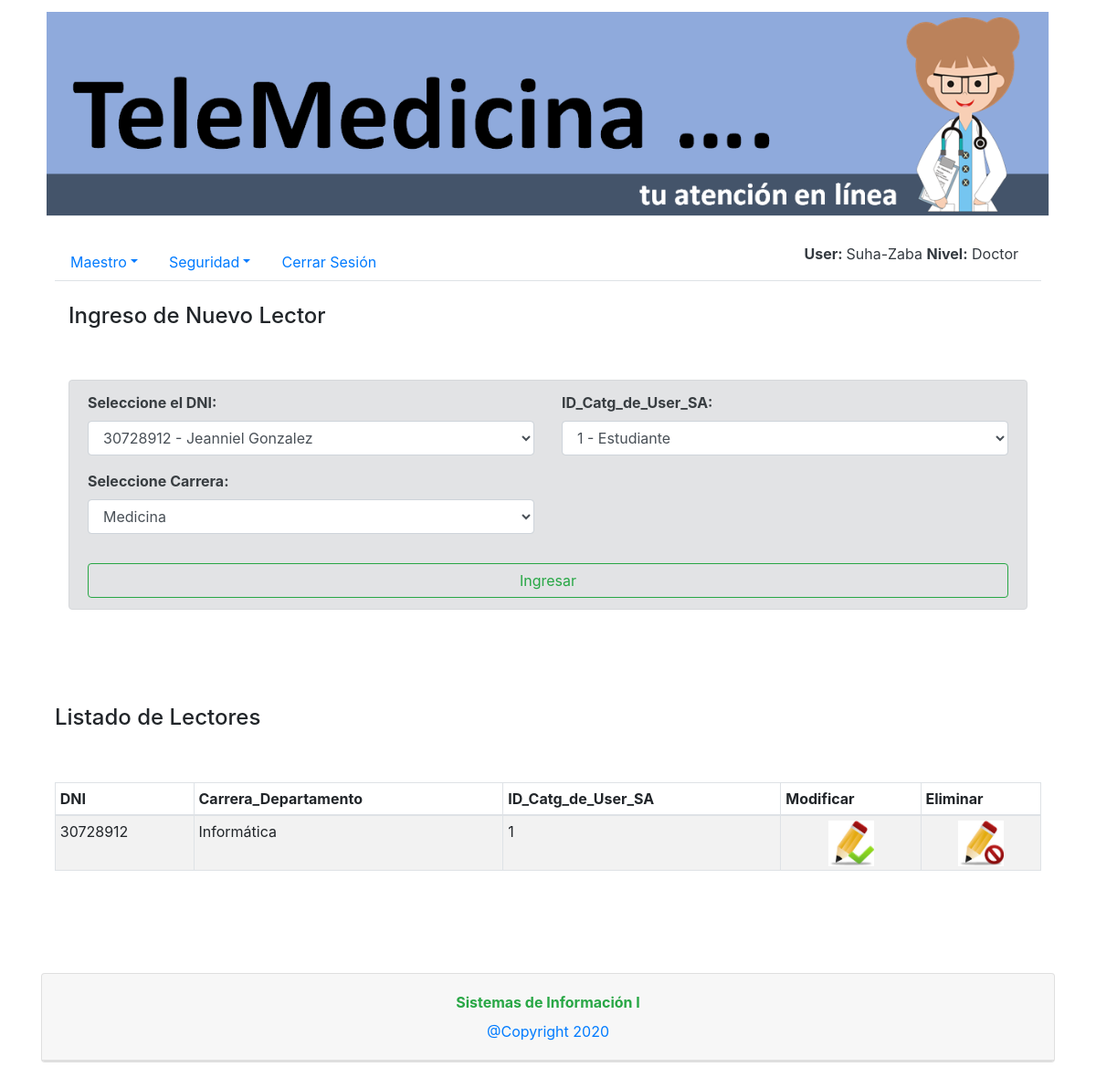
Page /?controller=Lector&action=IngresarLector on the committed database.
### tables this page shows
CREATE TABLE `Usuario_sin_acceso` (
  `DNI_Usuario` int(11) NOT NULL,
  `Carrera_Departamento` varchar(20) DEFAULT NULL,
  `ID_Catg_de_User_SA` int(11) DEFAULT NULL
);

### index.php (called while the page is built, shortened)
<?php
  if (isset($_GET['controller'])&&isset($_GET['action'])) {
    $controller=$_GET['controller'];
    $action=$_GET['action'];
  }else{
     $controller = 'Noticias';
     $action = 'ListarNoticias';
  }
  require_once('views/Layouts/layout.php');
 ?>

### controllers/LectorController.php (called while the page is built, shortened)
<?php
class LectorController
{
    private $lectorModel;
	function __construct()
	{
        require_once('../biblioteca-sistema/models/LectorModel.php');
		$this->lectorModel = new LectorModel();
	}
	function IngresarLector($alert = null){
		 $registros = $this->lectorModel->ListarLector();
         $config = require('../biblioteca-sistema/config/forms/lectorform.php');
         extract($config['global']);
         extract($config['insert']);
		 require_once('../biblioteca-sistema/views/generic/insert.php');
	}
}
?>

### models/LectorModel.php (called while the page is built, shortened)
<?php
class LectorModel
{
	public static function Get_Data($sql){
		$conexion=Conectar::conexion();
		if(!$result = mysqli_query($conexion, $sql)) die();
  		return $result;
	}
	public static function ListarLector(){
		$sql_noticia = "SELECT * FROM Usuario_sin_acceso ORDER BY DNI_Usuario asc";
		$result_noticia = LectorModel::Get_Data($sql_noticia);
  		return $result_noticia;
	}
}
?>

### views/generic/list.php (the view, shortened to what this page needs)
<?php
$numrows = mysqli_num_rows($registros);
?>
<div class="container">
    <br> <br>
    <h4> <?php echo $titulo; ?> </h4>
    <br> <br>
    <div class="table-responsive">
        <table id="dtBasicExample" data-order='[[ 0, "asc" ]]' data-page-length='10' class="table table-sm table-striped table-hover table-bordered" cellspacing="0" width="100%">
            <thead>
                <tr>
                    <?php foreach ($headers as $header): ?>
                        <th class="th-sm"><?php echo $header; ?></th>
                    <?php endforeach; ?>
                    <th class="th-sm">Modificar</th>
                    <th class="th-sm">Eliminar</th>
                </tr>
            </thead>
            <tbody>
                <?php
                if ($numrows != 0) {
                    while ($row = mysqli_fetch_array($registros)) {
                        $idValue = $row[$idField];
                        ?>
                        <tr>
                            <?php foreach ($keys as $key): ?>
                                <td>
                                    <?php
                                    if (strpos($key, 'url_imagen') !== false || strpos($key, 'img') !== false) {
                                        echo "<a href='" . $row[$key] . "' target='_blank'><img width='50px' height='50px' src='" . $row[$key] . "' alt=''></a>";
                                    } elseif (strpos($key, 'url') !== false) {
                                         echo "<a href='" . $row[$key] . "' target='_blank'>" . $row[$key] . "</a>";
                                    } else {
                                        echo $row[$key];
                                    }
                                    ?>
                                </td>
                            <?php endforeach; ?>
                            <td align="center">
                                <a href="?controller=<?php echo $controller; ?>&action=<?php echo $actionUpdate; ?>&id=<?php echo $idValue; ?>&i=<?php echo $idValue; ?>" title="Modificar">
                                    <img width="50px" height="50px" src="../biblioteca-sistema/imagenes/update_icon.jpg" alt="Modificar">
                                </a>
                            </td>
                            <td align="center">
                                <a href="?controller=<?php echo $controller; ?>&action=<?php echo $actionDelete; ?>&id=<?php echo $idValue; ?>&i=<?php echo $idValue; ?>" title="Eliminar">
                                    <img width="50px" height="50px" src="../biblioteca-sistema/imagenes/delete_icon.jpg" alt="Eliminar">
                                </a>
                            </td>
                        </tr>
                    <?php
                    }
                }
                ?>
            </tbody>
        </table>
    </div>
</div>

### views/Layouts/layout.php (shortened to what this page needs)
<!doctype html>
<html lang="en">
  <head>
  	<link rel="stylesheet" href="../biblioteca-sistema/css/bootstrap.min.css";>
	<link rel="stylesheet" href="../biblioteca-sistema/css/navbar.css";>
	<link rel="stylesheet" href="../biblioteca-sistema/css/menu_submenu.css";>
  </head>
<body>
<header>
	<?php
	   	require_once('../biblioteca-sistema/views/Layouts/banner.php');
    	require_once('../biblioteca-sistema/views/Layouts/header.php');
	?>
</header>
<section>
	<div class="container">
	<?php
		require_once('../biblioteca-sistema/views/admon/routing.php');
	?>
  	</div>
</section>
			<link rel="stylesheet" type="text/css" href="../biblioteca-sistema/css/datatables.min.css" />
<footer>
	<?php
		require_once('../biblioteca-sistema/views/Layouts/footer.php');
	?>
</footer>
</body>
</html>

### views/Layouts/banner.php
<div class="container">
	<div class= "row" align="center">
		        <div class="alert col-12" align="center">
	   			     <img width="100%" src="../biblioteca-sistema/imagenes/BannerTeleMedicina.png" alt="Logo de TELEMEDICINA">
				</div>
	</div>
</div>

### views/Layouts/header.php
<div class="container">
 	  <?php
      	    require_once('../biblioteca-sistema/views/admon/submenu.php');
      ?>
</div>

### views/admon/submenu.php (shortened to what this page needs)
<head>
<head>
  <div class ="container">
  <div class = "row">
    <div class="col-12">
		<ul class="nav nav-tabs">
 				  <li class="nav-item dropdown">
    				  <a class="nav-link dropdown-toggle" data-toggle="dropdown" href="#" role="button" aria-haspopup="true" aria-expanded="false">Maestro</a>
            <li class="nav-item dropdown">
                <a class="nav-link dropdown-toggle" data-toggle="dropdown" href="#" role="button" aria-haspopup="true" aria-expanded="false">Seguridad</a>
            </li>
  				  <li class="nav-item">
    				<a class="nav-link" href="?controller=User&action=Desconectar">Cerrar Sesión</a>
  				  </li>
            <login>
            <a class="text-dark" text-align="right"> <b> User: </b> <?php echo $_SESSION['User']?> <b>  Nivel:</b> <?php echo $_SESSION['Nivel']?> </a>
            </login>
				</ul>
		</div>
  </div>
</div>

### views/admon/routing.php (shortened to what this page needs)
<?php
$controllers=array(
	'Noticia'=>['ListarNoticia', 'IngresarNoticia', 'IngresarNoticia1', 'UpdateNoticia', 'UpdateNoticia1', 'DeleteNoticia'],
	'User'   =>['ListarUser', 'IngresarUser', 'IngresarUser2', 'UpdateUser', 'UpdateUser2', 'DeleteUser', 'DeleteUser1'],
	'Admin'  =>['ListarAdmin', 'IngresarAdmin', 'IngresarAdmin2', 'UpdateAdmin', 'UpdateAdmin2', 'DeleteAdmin', 'DeleteAdmin1'],
	'Lector' =>['ListarLector', 'IngresarLector', 'IngresarLector2', 'UpdateLector', 'UpdateLector2', 'DeleteLector', 'DeleteLector1'],
	'CatgDeUser' =>['ListarCatgDeUser', 'UpdateCatgDeUser', 'UpdateCatgDeUser2']
);
if (@array_key_exists($controller, $controllers)) {
	if (in_array($action, $controllers[$controller])) {
		call($controller, $action);
	}
	else{
		call('Noticia','ListarNoticia');
	}
}else{
		call('Noticia','ListarNoticia');
}
function call($controller, $action){
	switch ($controller) {
		case 'Lector':
			  $controller= new LectorController();
			  break;
	}
	$controller->{$action}();
}
?>

### views/generic/insert.php (shortened to what this page needs)
<div class="container">
    <div class="page-content">
        <form action="?controller=<?php echo $controller; ?>&action=<?php echo $actionInsert; ?>" method="POST">
            <div class="col-12">
                <br>
                <h4> <?php echo $tituloInsert; ?> </h4>
                <br>
                <br>
                <div class="alert alert-secondary">
                    <div class="row">
                        <?php foreach ($formFields as $field):
                            $type = $field['type'] ?? 'text';
                            $required = isset($field['required']) && $field['required'] ? 'required' : '';
                            $readonly = isset($field['readonly']) && $field['readonly'] ? 'readonly' : '';
                            $value = $field['value'] ?? '';
                            $options = $field['options'] ?? [];
                        ?>
                        <div class="col-md-6 mb-3" id="div_<?php echo $field['name']; ?>">
                            <label for="<?php echo $field['name']; ?>" class="font-weight-bold">
                                <?php echo $field['label']; ?>:
                            </label>
                            <?php if ($type === 'textarea'): ?>
                                <textarea class="form-control"
                                          name="<?php echo $field['name']; ?>"
                                          rows="4"
                                          <?php echo $required; ?>
                                          <?php echo $readonly; ?>
                                          placeholder="Ingrese <?php echo strtolower($field['label']); ?>"><?php echo $value; ?></textarea>
                            <?php elseif ($type === 'select'): ?>
                                <select class="form-control" name="<?php echo $field['name']; ?>" <?php echo $required; ?>>
                                    <?php foreach ($options as $val => $text):
                                        $optionValue = is_string($val) || $val !== $text ? $val : $text;
                                        if(is_int($val) && $val === array_search($text, $options)) {
                                            $optionValue = $text;
                                        } else {
                                            $optionValue = $val;
                                        }
                                        $selected = ($value == $optionValue) ? 'selected' : '';
                                    ?>
                                        <option value="<?php echo $optionValue; ?>" <?php echo $selected; ?>>
                                            <?php echo $text; ?>
                                        </option>
                                    <?php endforeach; ?>
                                </select>
                            <?php endif; ?>
                        </div>
                        <?php endforeach; ?>
                    </div>
                    <div class="mt-3">
                        <button class="btn btn-outline-success my-2 my-sm-0 btn-block" type="submit">Ingresar</button>
                    </div>
                </div>
            </div>
        </form>
    </div>
</div>
<p> <br> </p>
<?php
if (isset($registros) && isset($headers) && isset($keys)) {
    require_once('views/generic/list.php');
}
?>

### views/Layouts/footer.php (shortened to what this page needs)
<div id="footer" align="center">
    <br> <br> <br>
    <div class = "container">
    <br>
        <div class="accordion" id="accordionFoot">
          <div class="card">
              <div class="card-header" id="headingFoot">
                  <h6 class="mb-0">
                      <button class="btn btn-link" type="button" data-toggle="collapse" data-target="#collapseFoot" aria-expanded="false" aria-controls="collapseFoot">
                      <label class="text-success"> <strong> Sistemas de Información I </strong></label>
                       <br> @Copyright 2020
                      </button>
                  </h6>
              </div>
          <div class="card"> </div>
        </div>
        <br><br><br>
     </div>
</div>

### css/navbar.css (style rules this page uses)
body { padding-bottom: 20px; }

### views/admon/submenu.php (style rules this page uses)
login { position: absolute; right: 40px; }

### rows in the picture
usuario_sin_acceso: DNI_Usuario "30728912", Carrera_Departamento "Informática", ID_Catg_de_User_SA "1"

### other values in the picture
$_SESSION['User'] "Suha-Zaba"
$_SESSION['Nivel'] "Doctor"
$tituloInsert "Ingreso de Nuevo Lector"
$field['label'] "Seleccione el DNI"
$field['label'] "ID_Catg_de_User_SA"
$field['label'] "Seleccione Carrera"
$titulo "Listado de Lectores"
$header "DNI"
$header "Carrera_Departamento"
$header "ID_Catg_de_User_SA"
form field DNI "30728912 - Jeanniel Gonzalez"
form field ID_Catg_de_User_SA "1 - Estudiante"
form field Carrera "Medicina"
